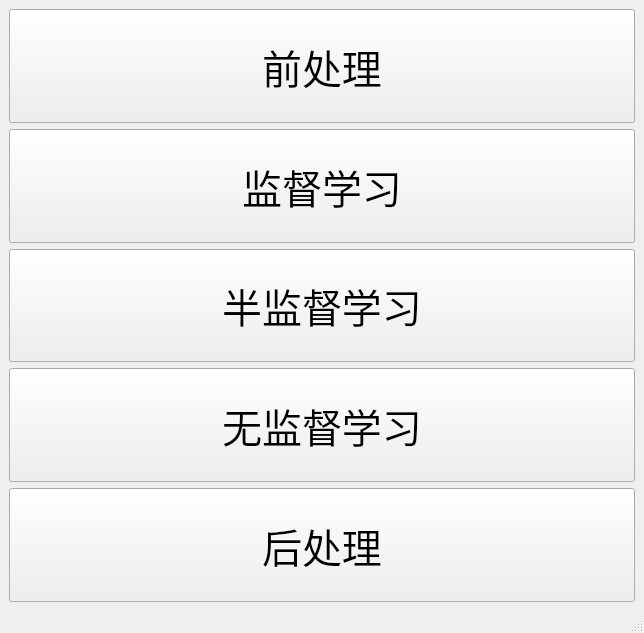
<?xml version="1.0" encoding="UTF-8"?>
<ui version="4.0">
 <class>MainWindow</class>
 <widget class="QMainWindow" name="MainWindow">
  <property name="geometry">
   <rect>
    <x>0</x>
    <y>0</y>
    <width>644</width>
    <height>633</height>
   </rect>
  </property>
  <property name="windowTitle">
   <string>主程序</string>
  </property>
  <widget class="QWidget" name="centralwidget">
   <layout class="QVBoxLayout" name="verticalLayout">
    <item>
     <widget class="QPushButton" name="pre_btn">
      <property name="sizePolicy">
       <sizepolicy hsizetype="Minimum" vsizetype="Expanding">
        <horstretch>0</horstretch>
        <verstretch>0</verstretch>
       </sizepolicy>
      </property>
      <property name="font">
       <font>
        <pointsize>30</pointsize>
       </font>
      </property>
      <property name="toolTip">
       <string/>
      </property>
      <property name="statusTip">
       <string>支持用户自行定义截取信号长度、输入信号类型（如时域信号、频域信号），可以显示信号的时域、频域特征。</string>
      </property>
      <property name="text">
       <string>前处理</string>
      </property>
     </widget>
    </item>
    <item>
     <widget class="QPushButton" name="sup_btn">
      <property name="sizePolicy">
       <sizepolicy hsizetype="Minimum" vsizetype="Expanding">
        <horstretch>0</horstretch>
        <verstretch>0</verstretch>
       </sizepolicy>
      </property>
      <property name="font">
       <font>
        <pointsize>30</pointsize>
       </font>
      </property>
      <property name="statusTip">
       <string>监督学习训练与预测（MobileNet）</string>
      </property>
      <property name="text">
       <string>监督学习</string>
      </property>
     </widget>
    </item>
    <item>
     <widget class="QPushButton" name="semisup_btn">
      <property name="sizePolicy">
       <sizepolicy hsizetype="Minimum" vsizetype="Expanding">
        <horstretch>0</horstretch>
        <verstretch>0</verstretch>
       </sizepolicy>
      </property>
      <property name="font">
       <font>
        <pointsize>30</pointsize>
       </font>
      </property>
      <property name="statusTip">
       <string>半监督学习训练与预测（SGAN）</string>
      </property>
      <property name="text">
       <string>半监督学习</string>
      </property>
     </widget>
    </item>
    <item>
     <widget class="QPushButton" name="unsup_btn">
      <property name="sizePolicy">
       <sizepolicy hsizetype="Minimum" vsizetype="Expanding">
        <horstretch>0</horstretch>
        <verstretch>0</verstretch>
       </sizepolicy>
      </property>
      <property name="font">
       <font>
        <pointsize>30</pointsize>
       </font>
      </property>
      <property name="statusTip">
       <string>无监督学习训练与预测（SAE）</string>
      </property>
      <property name="text">
       <string>无监督学习</string>
      </property>
     </widget>
    </item>
    <item>
     <widget class="QPushButton" name="suffix_btn">
      <property name="sizePolicy">
       <sizepolicy hsizetype="Minimum" vsizetype="Expanding">
        <horstretch>0</horstretch>
        <verstretch>0</verstretch>
       </sizepolicy>
      </property>
      <property name="font">
       <font>
        <pointsize>30</pointsize>
       </font>
      </property>
      <property name="statusTip">
       <string>计算结果的统计分析与展示</string>
      </property>
      <property name="text">
       <string>后处理</string>
      </property>
     </widget>
    </item>
   </layout>
  </widget>
  <widget class="QStatusBar" name="statusbar"/>
 </widget>
 <resources/>
 <connections/>
</ui>
